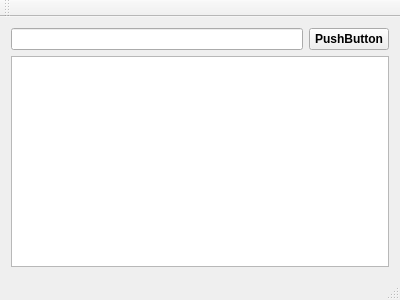
<?xml version="1.0" encoding="UTF-8"?>
<ui version="4.0">
 <class>MainWindow</class>
 <widget class="QMainWindow" name="MainWindow">
  <property name="geometry">
   <rect>
    <x>0</x>
    <y>0</y>
    <width>400</width>
    <height>300</height>
   </rect>
  </property>
  <property name="sizePolicy">
   <sizepolicy hsizetype="Maximum" vsizetype="Maximum">
    <horstretch>0</horstretch>
    <verstretch>0</verstretch>
   </sizepolicy>
  </property>
  <property name="font">
   <font>
    <weight>75</weight>
    <bold>true</bold>
   </font>
  </property>
  <property name="windowTitle">
   <string>MainWindow</string>
  </property>
  <widget class="QWidget" name="centralWidget">
   <layout class="QVBoxLayout" name="verticalLayout">
    <item>
     <layout class="QHBoxLayout" name="horizontalLayout">
      <item>
       <widget class="QLineEdit" name="lineEdit"/>
      </item>
      <item>
       <widget class="QPushButton" name="pushButton">
        <property name="text">
         <string>PushButton</string>
        </property>
       </widget>
      </item>
     </layout>
    </item>
    <item>
     <widget class="QPlainTextEdit" name="plainTextEdit">
      <property name="font">
       <font>
        <family>Courier New</family>
        <weight>50</weight>
        <bold>false</bold>
        <kerning>true</kerning>
       </font>
      </property>
      <property name="readOnly">
       <bool>false</bool>
      </property>
     </widget>
    </item>
   </layout>
  </widget>
  <widget class="QMenuBar" name="menuBar">
   <property name="geometry">
    <rect>
     <x>0</x>
     <y>0</y>
     <width>400</width>
     <height>23</height>
    </rect>
   </property>
  </widget>
  <widget class="QToolBar" name="mainToolBar">
   <attribute name="toolBarArea">
    <enum>TopToolBarArea</enum>
   </attribute>
   <attribute name="toolBarBreak">
    <bool>false</bool>
   </attribute>
  </widget>
  <widget class="QStatusBar" name="statusBar"/>
 </widget>
 <layoutdefault spacing="6" margin="11"/>
 <resources/>
 <connections/>
</ui>
